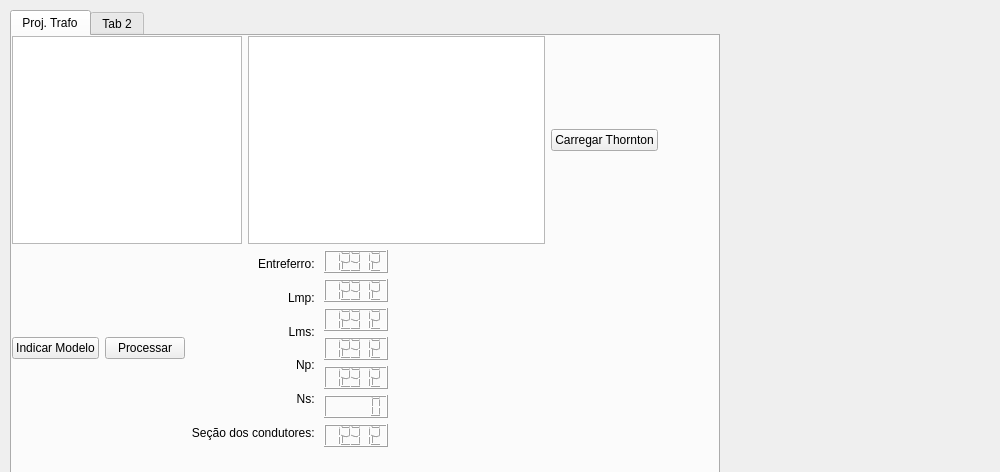
<?xml version="1.0" encoding="UTF-8"?>
<ui version="4.0">
 <class>App</class>
 <widget class="QWidget" name="App">
  <property name="enabled">
   <bool>true</bool>
  </property>
  <property name="geometry">
   <rect>
    <x>0</x>
    <y>0</y>
    <width>1000</width>
    <height>472</height>
   </rect>
  </property>
  <property name="sizePolicy">
   <sizepolicy hsizetype="Minimum" vsizetype="Minimum">
    <horstretch>0</horstretch>
    <verstretch>0</verstretch>
   </sizepolicy>
  </property>
  <property name="minimumSize">
   <size>
    <width>700</width>
    <height>400</height>
   </size>
  </property>
  <property name="maximumSize">
   <size>
    <width>1400</width>
    <height>1000</height>
   </size>
  </property>
  <property name="windowTitle">
   <string>ELP2 :: CA-CC/Flyback/MF</string>
  </property>
  <property name="windowIcon">
   <iconset>
    <normaloff>icone3.png</normaloff>icone3.png</iconset>
  </property>
  <widget class="QWidget" name="layoutWidget">
   <property name="geometry">
    <rect>
     <x>10</x>
     <y>10</y>
     <width>710</width>
     <height>647</height>
    </rect>
   </property>
   <layout class="QVBoxLayout" name="verticalLayout_3">
    <property name="sizeConstraint">
     <enum>QLayout::SetMinimumSize</enum>
    </property>
    <item>
     <layout class="QHBoxLayout" name="horizontalLayout_3">
      <property name="sizeConstraint">
       <enum>QLayout::SetMinimumSize</enum>
      </property>
      <item>
       <widget class="QTabWidget" name="tab_widget">
        <property name="enabled">
         <bool>true</bool>
        </property>
        <property name="sizePolicy">
         <sizepolicy hsizetype="Minimum" vsizetype="Minimum">
          <horstretch>0</horstretch>
          <verstretch>0</verstretch>
         </sizepolicy>
        </property>
        <property name="minimumSize">
         <size>
          <width>0</width>
          <height>300</height>
         </size>
        </property>
        <property name="maximumSize">
         <size>
          <width>800</width>
          <height>16777215</height>
         </size>
        </property>
        <property name="currentIndex">
         <number>0</number>
        </property>
        <widget class="QWidget" name="tab_1">
         <property name="sizePolicy">
          <sizepolicy hsizetype="Minimum" vsizetype="Minimum">
           <horstretch>0</horstretch>
           <verstretch>0</verstretch>
          </sizepolicy>
         </property>
         <property name="minimumSize">
          <size>
           <width>600</width>
           <height>0</height>
          </size>
         </property>
         <property name="maximumSize">
          <size>
           <width>700</width>
           <height>16777215</height>
          </size>
         </property>
         <attribute name="title">
          <string>Proj. Trafo</string>
         </attribute>
         <widget class="QWidget" name="verticalLayoutWidget">
          <property name="geometry">
           <rect>
            <x>0</x>
            <y>0</y>
            <width>942</width>
            <height>411</height>
           </rect>
          </property>
          <layout class="QVBoxLayout" name="verticalLayout">
           <property name="sizeConstraint">
            <enum>QLayout::SetMinimumSize</enum>
           </property>
           <item>
            <layout class="QHBoxLayout" name="horizontalLayout_4">
             <property name="sizeConstraint">
              <enum>QLayout::SetMinimumSize</enum>
             </property>
             <item>
              <widget class="QTableWidget" name="tabela_widget">
               <property name="minimumSize">
                <size>
                 <width>220</width>
                 <height>0</height>
                </size>
               </property>
               <property name="maximumSize">
                <size>
                 <width>230</width>
                 <height>480</height>
                </size>
               </property>
               <property name="sizeAdjustPolicy">
                <enum>QAbstractScrollArea::AdjustToContents</enum>
               </property>
               <property name="alternatingRowColors">
                <bool>true</bool>
               </property>
              </widget>
             </item>
             <item>
              <widget class="QTableWidget" name="tabela_widget2">
               <property name="maximumSize">
                <size>
                 <width>320</width>
                 <height>16777215</height>
                </size>
               </property>
              </widget>
             </item>
             <item>
              <widget class="QPushButton" name="botao_thornton">
               <property name="text">
                <string>Carregar Thornton</string>
               </property>
              </widget>
             </item>
             <item>
              <spacer name="horizontalSpacer">
               <property name="orientation">
                <enum>Qt::Horizontal</enum>
               </property>
               <property name="sizeHint" stdset="0">
                <size>
                 <width>40</width>
                 <height>20</height>
                </size>
               </property>
              </spacer>
             </item>
            </layout>
           </item>
           <item>
            <layout class="QHBoxLayout" name="cte_thorn_img">
             <item>
              <widget class="QPushButton" name="ind_model">
               <property name="text">
                <string>Indicar Modelo</string>
               </property>
              </widget>
             </item>
             <item>
              <widget class="QPushButton" name="proc_calc">
               <property name="text">
                <string>Processar</string>
               </property>
              </widget>
             </item>
             <item>
              <layout class="QVBoxLayout" name="verticalLayout_4">
               <item>
                <widget class="QLabel" name="label_ef">
                 <property name="text">
                  <string>Entreferro: </string>
                 </property>
                 <property name="alignment">
                  <set>Qt::AlignRight|Qt::AlignTrailing|Qt::AlignVCenter</set>
                 </property>
                </widget>
               </item>
               <item>
                <widget class="QLabel" name="label_lmp">
                 <property name="text">
                  <string>Lmp: </string>
                 </property>
                 <property name="alignment">
                  <set>Qt::AlignRight|Qt::AlignTrailing|Qt::AlignVCenter</set>
                 </property>
                </widget>
               </item>
               <item>
                <widget class="QLabel" name="label_lms">
                 <property name="text">
                  <string>Lms: </string>
                 </property>
                 <property name="alignment">
                  <set>Qt::AlignRight|Qt::AlignTrailing|Qt::AlignVCenter</set>
                 </property>
                </widget>
               </item>
               <item>
                <widget class="QLabel" name="label_np">
                 <property name="text">
                  <string>Np: </string>
                 </property>
                 <property name="alignment">
                  <set>Qt::AlignRight|Qt::AlignTrailing|Qt::AlignVCenter</set>
                 </property>
                </widget>
               </item>
               <item>
                <widget class="QLabel" name="label_ns">
                 <property name="text">
                  <string>Ns: </string>
                 </property>
                 <property name="alignment">
                  <set>Qt::AlignRight|Qt::AlignTrailing|Qt::AlignVCenter</set>
                 </property>
                </widget>
               </item>
               <item>
                <widget class="QLabel" name="label_sec_cond">
                 <property name="text">
                  <string>Seção dos condutores: </string>
                 </property>
                 <property name="alignment">
                  <set>Qt::AlignRight|Qt::AlignTrailing|Qt::AlignVCenter</set>
                 </property>
                </widget>
               </item>
              </layout>
             </item>
             <item>
              <layout class="QVBoxLayout" name="verticalLayout_2">
               <item>
                <widget class="QLCDNumber" name="lcdNumber">
                 <property name="intValue" stdset="0">
                  <number>12312</number>
                 </property>
                </widget>
               </item>
               <item>
                <widget class="QLCDNumber" name="lcdNumber_3">
                 <property name="intValue" stdset="0">
                  <number>12312</number>
                 </property>
                </widget>
               </item>
               <item>
                <widget class="QLCDNumber" name="lcdNumber_2">
                 <property name="intValue" stdset="0">
                  <number>12312</number>
                 </property>
                </widget>
               </item>
               <item>
                <widget class="QLCDNumber" name="lcdNumber_6">
                 <property name="intValue" stdset="0">
                  <number>12312</number>
                 </property>
                </widget>
               </item>
               <item>
                <widget class="QLCDNumber" name="lcdNumber_5">
                 <property name="intValue" stdset="0">
                  <number>12312</number>
                 </property>
                </widget>
               </item>
               <item>
                <widget class="QLCDNumber" name="lcdNumber_7"/>
               </item>
               <item>
                <widget class="QLCDNumber" name="lcdNumber_4">
                 <property name="intValue" stdset="0">
                  <number>12312</number>
                 </property>
                </widget>
               </item>
              </layout>
             </item>
             <item>
              <spacer name="horizontalSpacer_3">
               <property name="orientation">
                <enum>Qt::Horizontal</enum>
               </property>
               <property name="sizeHint" stdset="0">
                <size>
                 <width>20</width>
                 <height>20</height>
                </size>
               </property>
              </spacer>
             </item>
             <item>
              <spacer name="horizontalSpacer_2">
               <property name="orientation">
                <enum>Qt::Horizontal</enum>
               </property>
               <property name="sizeHint" stdset="0">
                <size>
                 <width>40</width>
                 <height>20</height>
                </size>
               </property>
              </spacer>
             </item>
            </layout>
           </item>
           <item>
            <layout class="QHBoxLayout" name="horizontalLayout_2"/>
           </item>
          </layout>
         </widget>
        </widget>
        <widget class="QWidget" name="tab_2">
         <attribute name="title">
          <string>Tab 2</string>
         </attribute>
        </widget>
       </widget>
      </item>
     </layout>
    </item>
   </layout>
  </widget>
  <zorder>layoutWidget</zorder>
  <zorder>verticalLayoutWidget</zorder>
  <zorder>tab_widget</zorder>
 </widget>
 <resources/>
 <connections/>
</ui>
